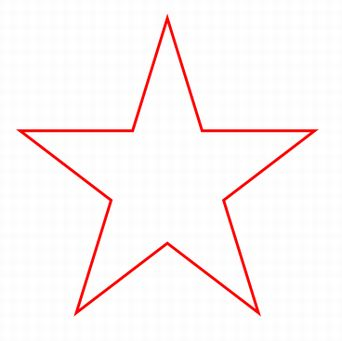
#> input picture Img/input.jpg, 342 x 341 px
$ jupyter execute --allow-errors AAM.ipynb
#> lines starting #> are read from the running program, lines starting #| are printed output that depends on the picture; after the words box and inside, x2 and y2 are one past the last pixel; in counts of white or black regions, pixels touching at a corner belong together; long printed decimals are rounded
# ライブラリ準備

[cell 1]
#coding:utf-8
import pylab
from PIL import Image,ImageDraw
import matplotlib.pyplot as plt
import numpy as np
import cv2
import math
import copy
from sklearn.decomposition import PCA
# from multiprocessing import Pool
# import multiprocessing as multi
from joblib import Parallel, delayed
from time import time
import scipy.linalg

img_size=20
#画像の読み込み
test = cv2.imread("./Img/input.jpg", cv2.IMREAD_COLOR)#BGRなので気をつける
#> test is the input picture: shape (341, 342, 3); mean B, G, R 246.1, 246.2, 252.2
gray_test = cv2.imread("./Img/input.jpg",cv2.IMREAD_GRAYSCALE)
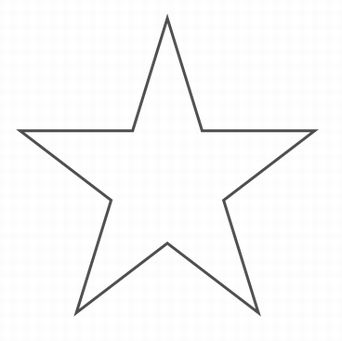
#> gray_test: shape (341, 342); min 54, max 255, mean 248.4
width = test.shape[1]
#> width = 342
height = test.shape[0]
#> height = 341

#画像の書き出し
cv2.imwrite('./Img/test.jpg', test)
cv2.imwrite('./Img/gray_test.jpg',gray_test)
#> Out = True

# テスト形状取得

[cell 2]
#####学習用テスト形状#####
shape = np.zeros((24,2))
bef_shape = np.zeros((24,2))
shape[:,0] = [12,97,24,62,56,42,96,30,125,34,151,48,178,94,174,137,136,158,100,165,62,158,32,136]
shape[:,1] = [49,173,27,143,24,105,46,57,78,31,114,23,150,36,175,73,172,113,150,148,120,172,85,185]
#####ここらへんは20x20のサイズに変更したもので、テストケースとして小さくしている###
shape = shape/10
shape = np.round(shape)
print(shape)
unchanged_shape = copy.deepcopy(shape)
gray_shape_arr =list()

black = np.zeros((img_size,img_size))
N = int(len(shape[:,0])/2)
for i in range(0,int(N)):
    x = int(shape[2*i][0])
    y = int(shape[2*i+1][0])
    x2 = int(shape[(2*(i+1))%(2*N)][0])
    y2 = int(shape[(2*(i+1)+1)%(2*N)][0])
    black = cv2.line(black, (y,x), (y2,x2), (255, 255, 255), 1)
cv2.imwrite('./Img/black_shape0.jpg' ,black)
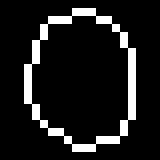
#> saved as black_shape0.jpg: shape (20, 20) (shown 8 times larger); 11% white in thin lines or dots, all inside (x1, y1, x2, y2) = (3, 1, 17, 19)

gray_shape0_img = cv2.imread("./Img/Samples/shape0.jpg",cv2.IMREAD_GRAYSCALE)
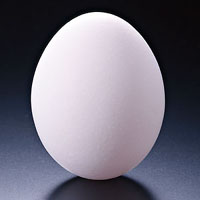
#> input picture Img/Samples/shape0.jpg, 200 x 200 px
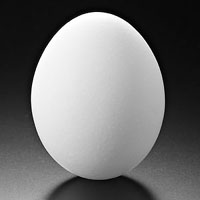
#> gray_shape0_img: shape (200, 200); min 0, max 255, mean 114.2
gray_shape_arr.append(gray_shape0_img)
cv2.imwrite('./Img/gray_shape0.jpg' ,gray_shape_arr[0])

black = np.zeros((img_size,img_size))
N = int(len(shape[:,1])/2)
for i in range(0,int(N)):
    x = int(shape[2*i][1])
    y = int(shape[2*i+1][1])
    x2 = int(shape[(2*i+2)%(2*N)][1])
    y2 = int(shape[(2*i+3)%(2*N)][1])
    black = cv2.line(black, (y,x), (y2,x2), (255, 255, 255), 1)
cv2.imwrite('./Img/black_shape1.jpg' ,black)

gray_shape1_img = cv2.imread("./Img/Samples/shape1.jpg",cv2.IMREAD_GRAYSCALE)
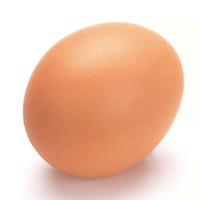
#> input picture Img/Samples/shape1.jpg, 200 x 200 px
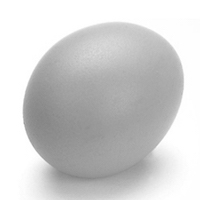
#> gray_shape1_img: shape (200, 200); min 131, max 255, mean 207.5
gray_shape_arr.append(gray_shape1_img)
cv2.imwrite('./Img/gray_shape1.jpg' ,gray_shape_arr[1])

#####平均形状取得######
black = np.zeros((img_size,img_size))
shape_ave = (shape[:,0]+shape[:,1])/2 #平均形状
for i in range(0,int(N)):
    x = int(shape_ave[2*i])
    y = int(shape_ave[2*i+1])
    x2 = int(shape_ave[(2*(i+1))%(2*N)])
    y2 = int(shape_ave[(2*(i+1)+1)%(2*N)])
    black = cv2.line(black, (y,x), (y2,x2), (255, 255, 255), 1)
cv2.imwrite('./Img/black_shape_ave.jpg' ,black)
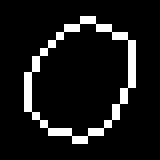
#> saved as black_shape_ave.jpg: shape (20, 20) (shown 8 times larger); 9.5% white in thin lines or dots, all inside (x1, y1, x2, y2) = (3, 2, 17, 18)

# 外観の正規化

[cell 3]
gray_rot_arr = list()#正規化された外観
for j in range(0,len(gray_shape_arr)):
    N = int(len(shape[:,j])/2)
    #平均形状の重心
    g_ave = np.array([0,0])
    g_ave = np.sum(shape_ave[::2])/N,np.sum(g_ave[1::2])/N
    #形状の重心
    g_shape = np.array([0,0])
    g_shape = np.sum(shape[::2,j])/N,np.sum(shape[1::2,j])/N

    shape[::2,j] -= g_shape[0]
    shape[1::2,j] -= g_shape[1]
    #パラメータ計算
    param_a = np.dot(shape[:,j],shape_ave[:])/np.dot(shape[:,j],shape[:,j])
    param_b = 0
    loop = int(shape[:,j].shape[0]/2)
    for i in range(0,loop):
        x1_ = shape[2*i,j]
        y1_ = shape[2*i+1,j]
        x2_ = shape_ave[2*i]
        y2_ = shape_ave[2*i+1]
        param_b += (x1_*y2_-x2_*y1_ )
    param_b /= np.dot(shape[:,j],shape[:,j])
    param_s = (param_a**2+param_b**2)**(1/2)
    param_theta = np.arctan2(param_b,param_a)
    print("拡大率s:",param_s,",回転角θ:",param_theta)
    # 回転変換行列の算出
    rotation_matrix = cv2.getRotationMatrix2D((img_size/2,img_size/2), param_theta*180/math.pi ,param_s)#現在(20,20)のみにつくってる
    size = tuple((img_size,img_size))
    img_rot = cv2.warpAffine(gray_shape_arr[j], rotation_matrix, size, flags=cv2.INTER_CUBIC)
    gray_rot_arr.append(img_rot)
    cv2.imwrite("./Img/gray_shape"+str(j)+"_rot.jpg" ,img_rot)
#> this loop made 2 passes
#> (N, g_ave, g_shape, param_a, param_b, loop, param_s, param_theta) on passes 1 to 2: (12, (9.71, 0), (9.5, 9.67), 0.838, -0.373, 12, 0.917, -0.419), (12, (9.71, 0), (9.92, 10.33), 0.828, 0.362, 12, 0.904, 0.412)
#| 拡大率s: 0.9169 ,回転角θ: -0.4187
#| 拡大率s: 0.9041 ,回転角θ: 0.4124
#> pass 1, `img_rot = cv2.warpAffine(gray_shape_arr[j], rotation_matrix, size, fla..`:
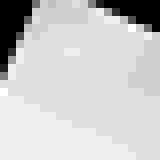
#> img_rot: shape (20, 20) (shown 8 times larger); min 0, max 16, mean 12.59; drawn with min black and max white
#> pass 2, `img_rot = cv2.warpAffine(gray_shape_arr[j], rotation_matrix, size, fla..`:
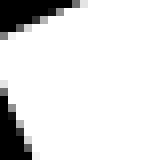
#> img_rot: shape (20, 20) (shown 8 times larger); min 0, max 255, mean 225.4
#> after the loop, gray_rot_arr = 2 items; shape = 24 rows, first 8: [-8.5, -4.92], [0.333, 6.67], [-7.5, -6.92], [-3.67, 3.67], [-3.5, -7.92], [-5.67, -0.333], [0.5, -4.92], [-6.67, -4.33]

# 平均外観の取得

[cell 4]
appearance_ave = np.zeros((img_size,img_size))
for val in gray_rot_arr:
    appearance_ave += val
#> this loop made 2 passes
appearance_ave /=  len(gray_rot_arr)
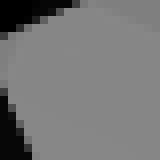
#> appearance_ave: shape (20, 20) float64 (shown 8 times larger); min 0, max 135.5, mean 119
cv2.imwrite("./Img/appearance_ave.jpg" ,appearance_ave)
#> Out = True

# 主成分分析
http://www.cvlab.cs.tsukuba.ac.jp/index.php?plugin=attach&pcmd=open&file=imgrec2016-handout-5.pdf&refer=2016%C7%AF%C5%D9%20%B2%E8%C1%FC%C7%A7%BC%B1%B9%A9%B3%D8

[cell 5]
shape_sample_num  = shape.shape[1]
#> shape_sample_num = 2

# [6 lines of commented-out code are left out]

pca = PCA()
shape = np.transpose(unchanged_shape)
pca.fit(shape)
S_mat = pca.get_covariance()
print("S_mat covariance")
la,v = scipy.linalg.eigh(S_mat)
print("laとv")
la = la[::-1]
v = v[::-1]

la_sum = np.sum(la)
need_la = 0 #必要固有値の和
need_la_num = 1 #必要固有値数-1
for val in la:
    need_la += val
    if(la_sum*0.98 < need_la):
        break
    else:
        need_la_num +=1

S_P = np.empty((shape_ave.shape[0],need_la_num))
for j in range(0,need_la_num):
    S_P[:,j] = v[:,j]
S_b = np.empty((need_la_num))
print("形状固有ベクトル行列",S_P)
print("形状固有値",S_b)


#輝度値共分散行列
appearance_list = list()
for i in range(len(gray_rot_arr)):
    appearance_list.append(np.ravel(gray_rot_arr[i]))#外観行列をベクトル化
#> after the loop, appearance_list = 2 items
appearance = np.array(appearance_list)
pca.fit(appearance)
A_mat = pca.get_covariance()
print("A_mat covariance")
la,v = scipy.linalg.eigh(A_mat)
print("laとv")
la = la[::-1]
v = v[::-1]
la_sum = np.sum(la)
#> la_sum = 10258160.5
need_la = 0 #必要固有値の和
need_la_num = 1 #必要固有値数-1
for val in la:
    need_la += val
    if(la_sum*0.98 < need_la):
        break
    else:
        need_la_num +=1
#> after the loop, need_la = 10258160.5; need_la_num = 1

A_P = np.empty((N**2,need_la_num))
#> A_P = 144 values, max 9.1e+276 at index 35, min 4.67e-310 at index 2, mean 1.59e+275
#> (the rest of this cell did not finish here and is left out)

#> (a cell that did not finish here is left out)

#> (a cell that did not finish here is left out)

[cell 8]
param=2#(±3までらしいが、、、)
#> (the rest of this cell did not finish here and is left out)

[cell 9]
#test
hoge= np.zeros((4,2))
#> hoge = [[0, 0], [0, 0], [0, 0], [0, 0]]
fuga_  = np.zeros((4,2))
#> fuga_ = [[0, 0], [0, 0], [0, 0], [0, 0]]
fuga_[:,0] =  [1,1,1,2]
fuga_[:,1] = [3,3,4,4]
hoge[:,0] = copy.deepcopy(fuga_[:,0])
hoge[:,1] = copy.deepcopy(fuga_[:,1])
print("移動前:\n",hoge)
#| 移動前:
#|  [[1. 3.]
#|  [1. 3.]
#|  [1. 4.]
#|  [2. 4.]]
#重心とる
N = int(len(hoge[:,0])/2)
#> N = 2
g1_ = np.array([0,0])
#> g1_ = [0, 0]
g1_ = np.sum(hoge[::2,0])/N,np.sum(hoge[1::2,0])/N
#> g1_ = (1, 1.5)
g2_ = np.array([0,0])
#> g2_ = [0, 0]
g2_ = np.sum(hoge[::2,1])/N,np.sum(hoge[1::2,1])/N
#> g2_ = (3.5, 3.5)
hoge[::2,0] -= g1_[0]
hoge[1::2,0] -= g1_[1]
hoge[::2,1] -= g2_[0]
hoge[1::2,1] -= g2_[1]
print(g2_)
#| (3.5, 3.5)
print("移動後:\n",hoge)
#| 移動後:
#|  [[ 0.  -0.5]
#|  [-0.5 -0.5]
#|  [ 0.   0.5]
#|  [ 0.5  0.5]]
#パラメータ計算
a_ = np.dot(hoge[:,0],hoge[:,1])/np.dot(hoge[:,0],hoge[:,0])
#> a_ = 1
b_ =0
loop = int(hoge[:,0].shape[0]/2)
#> loop = 2
for i in range(0,loop):
    x1_ = hoge[2*i,0]
    y1_ = hoge[2*i+1,0]
    x2_ = hoge[2*i,1]
    y2_ = hoge[2*i+1,1]
    b_ += (x1_*y2_-x2_*y1_ )
#> this loop made 2 passes
#> (x1_, y1_, x2_, y2_, b_) on passes 1 to 2: (0, -0.5, -0.5, -0.5, -0.25), (0, 0.5, 0.5, 0.5, -0.5)
#> after the loop, b_ = -0.5
b_ /= np.dot(hoge[:,0],hoge[:,0])
#> b_ = -1
s_ = (a_**2+b_**2)**(1/2)
#> s_ = 1.41
theta_ = np.arctan2(b_,a_)
#> theta_ = -0.785
print("s:",s_,"θ:",theta_)
#| s: 1.414 θ: -0.7854

[cell 10]
sA_ =  np.zeros((2,2))
#> sA_ = [[0, 0], [0, 0]]
sA_[:,0] = [s_*np.cos(theta_),-s_*np.sin(theta_)]
sA_[:,1] = [s_*np.sin(theta_), s_*np.cos(theta_)]

ans_ = [0,0,0,0]
for i in range(0,loop):
    aho = [hoge[2*i,0],hoge[2*i+1,0]]
    ans_[2*i],ans_[2*i+1] = np.dot(aho,sA_) +g2_
#> this loop made 2 passes
#> aho on passes 1 to 2: [0, -0.5], [0, 0.5]
#> after the loop, ans_ = [3, 3, 4, 4]

[cell 11]
ans_,fuga_[:,1]
#> Out = ([3, 3, 4, 4], [3, 3, 4, 4])

[cell 12]
list(range(2))

[cell 13]
list([1,2])

[cell 14]
aho = [ [i,j] for  i in range(0,200) for j in range(0,200)]

[cell 15]
print(type(aho))
#| <class 'list'>
print(np.array(aho))
#> (printed output is left out)

[cell 16]
for x in dir(pca):
  print(x)
